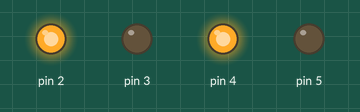
This sketch was run on a simulated Arduino Uno, built with avr-gcc and run on an emulated ATmega328P. Shown: output pins drawn as LEDs (lit = HIGH).

Above: at 0.1 s.
Timing chart, 0 to 1.6 s (numbered marks = the images above):
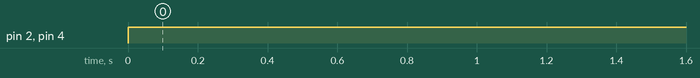

Measured:
- by itself, pin 2, pin 4: LOW → HIGH at 0.00 s

The sketch:

cd45431.ino
```cpp
void setup()
{
  pinMode(2, OUTPUT);
  pinMode(3, OUTPUT);
  pinMode(4, OUTPUT);
  pinMode(5, OUTPUT);
}

void loop()
{
  int a,b,c,d;
  int i=5;//change this number to the one you want to display
  a=i%2;
  b=(i/2)%2;
  c=(i/4)%2;
  d=(i/8)%2;
  digitalWrite(2,a);
  digitalWrite(3,b);
  digitalWrite(4,c);
  digitalWrite(5,d);
  delay(1000);
}
```
